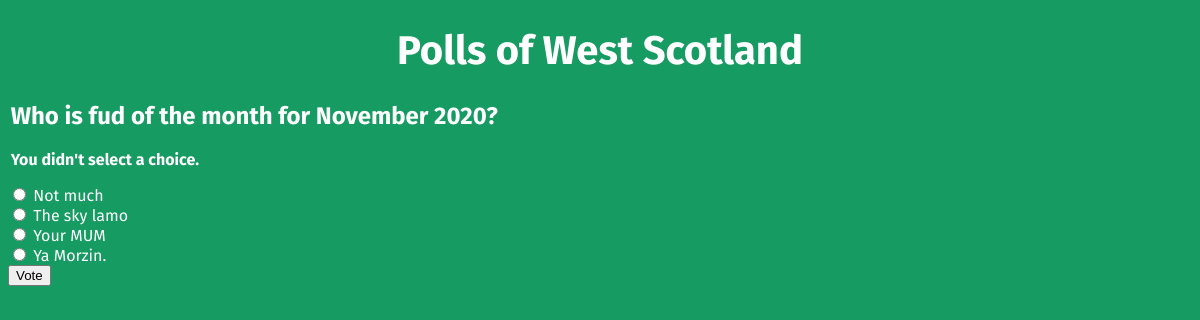
The page /polls/1/vote/ on the database its author committed.
### polls/models.py (models this page shows, shortened)
class Question(models.Model):
    question_text = models.CharField(max_length=200)
    pub_date = models.DateTimeField("date published")
    def was_published_recently(self):
        now = timezone.now()
        return now - datetime.timedelta(days=1) <= self.pub_date <= timezone.now()
    was_published_recently.admin_order_field = 'pub_date'
    was_published_recently.boolean = True
    was_published_recently.short_description = 'Published recently?'

class Choice(models.Model):
    question = models.ForeignKey(Question, on_delete = models.CASCADE)
    choice_text = models.CharField(max_length = 200)
    votes = models.IntegerField(default = 0)

### polls/views.py (the view)
# urls.py: path('<int:question_id>/vote/', views.vote, name='vote'),
def vote(request, question_id):
    question = get_object_or_404(Question, pk=question_id)
    try:
        selected_choice = question.choice_set.get(pk = request.POST['choice'])
    except (KeyError, Choice.DoesNotExist):
        return render(request, 'polls/detail.html', {
            'question': question,
            'error_message': "You didn't select a choice.",
        })
    else:
        selected_choice.votes +=1
        selected_choice.save()
        return HttpResponseRedirect(reverse('polls:results', args=(question.id,)))

### polls/templates/polls/detail.html (shortened to what this page needs)
<!DOCTYPE html>
<html lang="en">
    <head>
        {% load static %}
        <link href="{% static 'polls/style.css' %}" rel="stylesheet"/>
    </head>
    <body>
        <h1>Polls of West Scotland</h1>
        <h2>{{ question.question_text }}</h2>
        {% if error_message %}<p><strong>{{ error_message }}</strong></p>{% endif %}
        <form action="{% url 'polls:vote' question.id %}" method="post">
            {% for choice in question.choice_set.all %}
            <input type="radio" name="choice" id="choice{{ forloop.counter }}" value="{{ choice.id }}">
                <label for="choice{{ forloop.counter }}">{{ choice.choice_text }}</label><br>
            {% endfor %}
            <input type="submit" value="Vote">
        </form>
    </body>
</html>

### polls/static/polls/style.css (style rules this page uses)
html { background-color: #169B62; }
body { font-family: "Fira Sans", sans-serif; color: white; }
h1 { font-size: 40px; text-align: center; }
h2 { padding-left: 2pt; }
p { padding-left: 2pt; }

### rows shown on the page
Question: question_text "Who is fud of the month for November 2020?"
Choice: choice_text "Not much"
Choice: choice_text "The sky lamo"
Choice: choice_text "Your MUM"
Choice: choice_text "Ya Morzin."

### other values the page prints
{{ error_message }} "You didn't select a choice."
